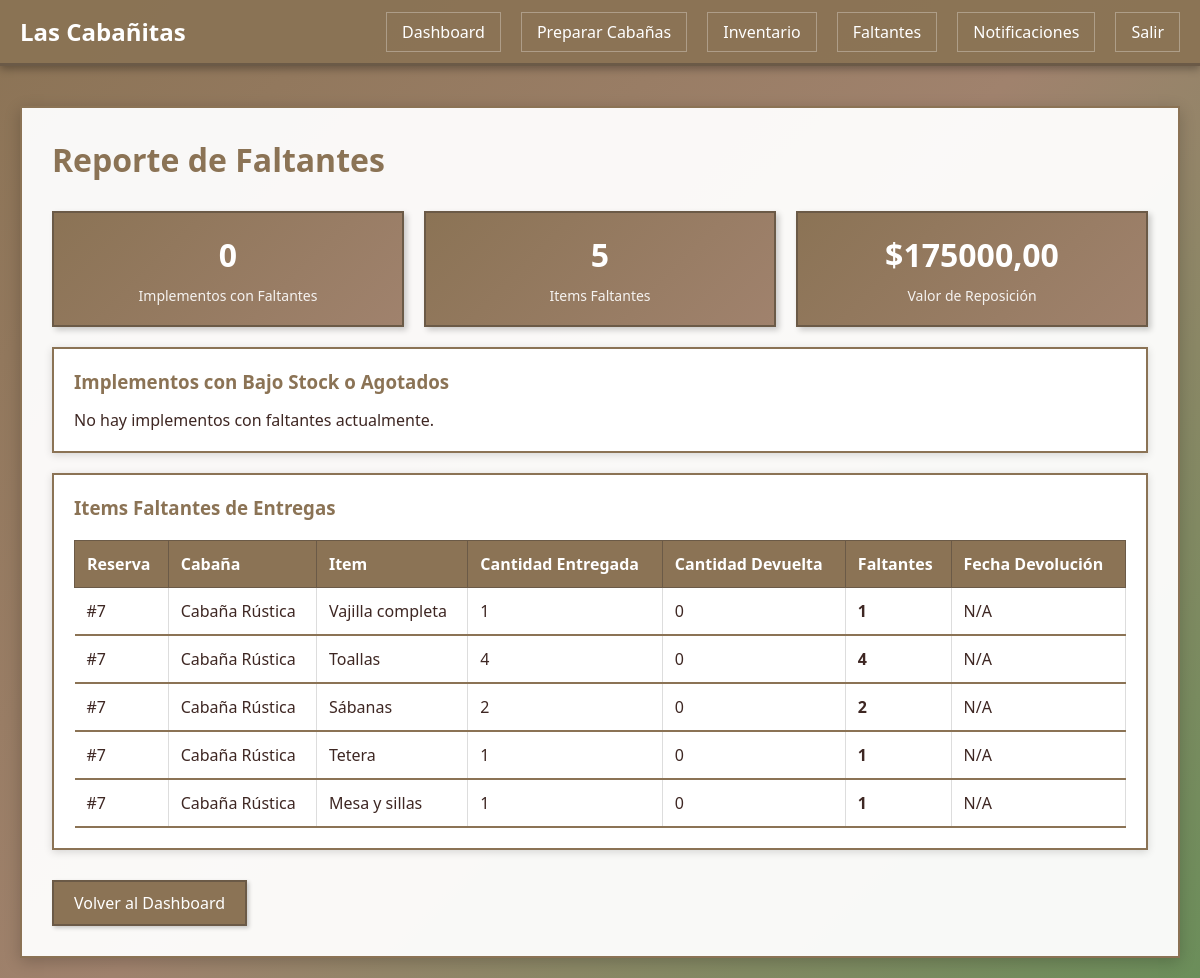
The page /encargado/reporte-faltantes/ (signed in) on the database its author committed.
### gestion/models.py (models this page shows, shortened)
class ItemVerificacion(models.Model):
    ESTADOS = [
        ('bueno', 'Buen Estado'),
        ('regular', 'Estado Regular'),
        ('danado', 'Dañado'),
        ('faltante', 'Faltante'),
    ]
    idItemVerificacion = models.AutoField(primary_key=True)
    entrega = models.ForeignKey(EntregaCabaña, on_delete=models.CASCADE, related_name='items_verificacion')
    item = models.ForeignKey(ChecklistInventario, on_delete=models.CASCADE, related_name='verificaciones')
    cantidad_entregada = models.IntegerField(default=0, verbose_name='Cantidad Entregada')
    cantidad_devuelta = models.IntegerField(default=0, verbose_name='Cantidad Devuelta')
    estado_entregado = models.CharField(max_length=20, choices=ESTADOS, default='bueno', verbose_name='Estado Entregado')
    estado_devuelto = models.CharField(max_length=20, choices=ESTADOS, default='bueno', verbose_name='Estado Devuelto')
    requiere_reposicion = models.BooleanField(default=False, verbose_name='Requiere Reposición')
    cargo_aplicado = models.DecimalField(max_digits=10, decimal_places=2, default=0.00, verbose_name='Cargo Aplicado')
    observaciones = models.TextField(blank=True, verbose_name='Observaciones')
    class Meta:
        db_table = 'item_verificacion'
        verbose_name = "Item de Verificación"
        verbose_name_plural = "Items de Verificación"
        ordering = ['entrega', 'item__orden', 'item__categoria']

class EntregaCabaña(models.Model):
    ESTADOS = [
        ('pendiente', 'Pendiente de Entrega'),
        ('entregada', 'Cabaña Entregada'),
        ('devuelta', 'Cabaña Devuelta'),
        ('verificada', 'Inventario Verificado'),
    ]
    idEntrega = models.AutoField(primary_key=True)
    reserva = models.OneToOneField(Reserva, on_delete=models.CASCADE, related_name='entrega')
    fecha_entrega = models.DateTimeField(null=True, blank=True, verbose_name='Fecha Entrega')
    fecha_devolucion = models.DateTimeField(null=True, blank=True, verbose_name='Fecha Devolución')
    encargado_entrega = models.ForeignKey(User, on_delete=models.SET_NULL, null=True, blank=True,
                                         related_name='entregas_realizadas', verbose_name='Encargado Entrega')
    cliente_confirma_entrega = models.BooleanField(default=False, verbose_name='Cliente Confirma Entrega')
    cliente_confirma_devolucion = models.BooleanField(default=False, verbose_name='Cliente Confirma Devolución')
    observaciones_entrega = models.TextField(blank=True, verbose_name='Observaciones Entrega')
    observaciones_devolucion = models.TextField(blank=True, verbose_name='Observaciones Devolución')
    firma_digital_entrega = models.CharField(max_length=255, blank=True, verbose_name='Firma Digital Entrega')
    firma_digital_devolucion = models.CharField(max_length=255, blank=True, verbose_name='Firma Digital Devolución')
    estado = models.CharField(max_length=20, choices=ESTADOS, default='pendiente', verbose_name='Estado')
    class Meta:
        db_table = 'entrega_cabana'
        verbose_name = "Entrega de Cabaña"
        verbose_name_plural = "Entregas de Cabañas"
        ordering = ['-fecha_entrega']

class Reserva(models.Model):
    ESTADOS = [
        ('pendiente', 'Pendiente'),
        ('confirmada', 'Confirmada'),
        ('cancelada', 'Cancelada'),
        ('completada', 'Completada'),
    ]
    idReserva = models.AutoField(primary_key=True)
    cliente = models.ForeignKey(Cliente, on_delete=models.CASCADE, related_name='reservas')
    cabaña = models.ForeignKey(Cabaña, on_delete=models.CASCADE, related_name='reservas')
    fechaInicio = models.DateField()
    fechaFin = models.DateField()
    numPersonas = models.IntegerField()
    estado = models.CharField(max_length=20, choices=ESTADOS, default='pendiente')
    montoCotizado = models.DecimalField(max_digits=10, decimal_places=2)
    comentarios = models.TextField(blank=True)
    fechaCreacion = models.DateTimeField(auto_now_add=True)
    confirmacion_cliente = models.BooleanField(default=False, verbose_name='Confirmación Cliente')
    fecha_confirmacion = models.DateTimeField(null=True, blank=True, verbose_name='Fecha Confirmación')
    class Meta:
        db_table = 'reserva'
        verbose_name = "Reserva"
        verbose_name_plural = "Reservas"
        ordering = ['-fechaCreacion']

class Cabaña(models.Model):
    ESTADOS = [
        ('lista', 'Lista'),
        ('en_preparacion', 'En Preparación'),
        ('pendiente', 'Pendiente'),
        ('mantenimiento', 'En Mantenimiento'),
        ('disponible', 'Disponible'),  # Mantener para compatibilidad
        ('ocupada', 'Ocupada'),
        ('reservada', 'Reservada'),
    ]
    idCabaña = models.AutoField(primary_key=True)
    nombre = models.CharField(max_length=100)
    capacidad = models.IntegerField()
    estado = models.CharField(max_length=20, choices=ESTADOS, default='disponible')
    precioNoche = models.DecimalField(max_digits=10, decimal_places=2)
    class Meta:
        db_table = 'cabana'
        verbose_name = "Cabaña"
        verbose_name_plural = "Cabañas"

class ChecklistInventario(models.Model):
    CATEGORIAS = [
        ('cocina', 'Cocina'),
        ('baño', 'Baño'),
        ('dormitorio', 'Dormitorio'),
        ('sala', 'Sala'),
        ('exterior', 'Exterior'),
        ('otros', 'Otros'),
    ]
    idChecklist = models.AutoField(primary_key=True)
    cabaña = models.ForeignKey(Cabaña, on_delete=models.CASCADE, related_name='checklist_inventario')
    nombre_item = models.CharField(max_length=100, verbose_name='Nombre del Item')
    categoria = models.CharField(max_length=50, choices=CATEGORIAS, default='otros', verbose_name='Categoría')
    cantidad_esperada = models.IntegerField(default=1, verbose_name='Cantidad Esperada')
    es_obligatorio = models.BooleanField(default=True, verbose_name='Es Obligatorio')
    precio_reposicion = models.DecimalField(max_digits=10, decimal_places=2, default=0.00, verbose_name='Precio Reposición')
    orden = models.IntegerField(default=0, verbose_name='Orden')
    class Meta:
        db_table = 'checklist_inventario'
        verbose_name = "Item de Checklist"
        verbose_name_plural = "Checklist de Inventario"
        ordering = ['cabaña', 'orden', 'categoria', 'nombre_item']

### gestion/views.py (the view)
# urls.py: path('encargado/reporte-faltantes/', views.reporte_faltantes, name='reporte_faltantes'),
@encargado_required
def reporte_faltantes(request):
    implementos_faltantes = Implemento.objects.filter(
        Q(cantidadDisponible=0) | Q(cantidadDisponible__lt=F('cantidadTotal') * 0.2)
    ).order_by('cantidadDisponible')
    items_faltantes_raw = ItemVerificacion.objects.filter(
        cantidad_devuelta__lt=F('cantidad_entregada')
    ).select_related('entrega', 'item', 'entrega__reserva', 'entrega__reserva__cabaña').order_by('-entrega__fecha_devolucion')
    items_faltantes = []
    for item in items_faltantes_raw:
        faltantes = item.cantidad_entregada - item.cantidad_devuelta
        if faltantes > 0:
            items_faltantes.append({
                'item': item,
                'faltantes': faltantes
            })
    items_faltantes_modelo = ReporteFaltantes.objects.filter(estado__in=['pendiente', 'atendido']).select_related(
        'cabaña', 'preparacion', 'encargado'
    ).order_by('-fecha_creacion')
    total_implementos_faltantes = implementos_faltantes.count()
    total_items_faltantes = len(items_faltantes) + items_faltantes_modelo.count()
    valor_reposicion = 0
    for item_data in items_faltantes:
        item_ver = item_data['item']
        if item_ver.item and hasattr(item_ver.item, 'precio_reposicion') and item_ver.item.precio_reposicion:
            valor_reposicion += item_data['faltantes'] * float(item_ver.item.precio_reposicion)
    return render(request, 'encargado/reporte_faltantes.html', {
        'implementos_faltantes': implementos_faltantes,
        'items_faltantes': items_faltantes,
        'items_faltantes_modelo': items_faltantes_modelo,
        'total_implementos_faltantes': total_implementos_faltantes,
        'total_items_faltantes': total_items_faltantes,
        'valor_reposicion': valor_reposicion
    })

### gestion/templates/encargado/reporte_faltantes.html (shortened to what this page needs)
{% extends 'base.html' %}
{% block content %}
<h1 class="page-title">Reporte de Faltantes</h1>
<div class="stats" style="margin-bottom: 20px;">
    <div class="stat-card">
        <h4>{{ total_implementos_faltantes }}</h4>
        <p>Implementos con Faltantes</p>
    </div>
    <div class="stat-card">
        <h4>{{ total_items_faltantes }}</h4>
        <p>Items Faltantes</p>
    </div>
    <div class="stat-card">
        <h4>${{ valor_reposicion|floatformat:2 }}</h4>
        <p>Valor de Reposición</p>
    </div>
</div>
<div class="card">
    <h3>Implementos con Bajo Stock o Agotados</h3>
    {% if implementos_faltantes %}
        <table>
            <thead>
                <tr>
                    <th>Nombre</th>
                    <th>Descripción</th>
                    <th>Disponible</th>
                    <th>Total</th>
                    <th>Porcentaje</th>
                    <th>Estado</th>
                </tr>
            </thead>
            <tbody>
                {% for implemento in implementos_faltantes %}
                <tr>
                    <td>{{ implemento.nombre }}</td>
                    <td>{{ implemento.descripcion|truncatewords:10 }}</td>
                    <td>{{ implemento.cantidadDisponible }}</td>
                    <td>{{ implemento.cantidadTotal }}</td>
                    <td>
                        {% widthratio implemento.cantidadDisponible implemento.cantidadTotal 100 %}%
                    </td>
                    <td>
                        <span class="status-badge-inline status-{{ implemento.estado }}">
                            {{ implemento.get_estado_display }}
                        </span>
                    </td>
                </tr>
                {% endfor %}
            </tbody>
        </table>
    {% else %}
        <p>No hay implementos con faltantes actualmente.</p>
    {% endif %}
</div>
<div class="card">
    <h3>Items Faltantes de Entregas</h3>
    {% if items_faltantes %}
        <table>
            <thead>
                <tr>
                    <th>Reserva</th>
                    <th>Cabaña</th>
                    <th>Item</th>
                    <th>Cantidad Entregada</th>
                    <th>Cantidad Devuelta</th>
                    <th>Faltantes</th>
                    <th>Fecha Devolución</th>
                </tr>
            </thead>
            <tbody>
                {% for item_data in items_faltantes %}
                <tr>
                    <td>#{{ item_data.item.entrega.reserva.idReserva }}</td>
                    <td>{{ item_data.item.entrega.reserva.cabaña.nombre }}</td>
                    <td>{{ item_data.item.item.nombre_item }}</td>
                    <td>{{ item_data.item.cantidad_entregada }}</td>
                    <td>{{ item_data.item.cantidad_devuelta }}</td>
                    <td><strong>{{ item_data.faltantes }}</strong></td>
                    <td>{{ item_data.item.entrega.fecha_devolucion|date:"d/m/Y"|default:"N/A" }}</td>
                </tr>
                {% endfor %}
            </tbody>
        </table>
    {% else %}
        <p>No hay items faltantes registrados en entregas.</p>
    {% endif %}
</div>
<div class="mt-30">
    <a href="{% url 'dashboard_encargado' %}" class="btn">Volver al Dashboard</a>
</div>
{% endblock %}

### gestion/templates/base.html (shortened to what this page needs)
<!DOCTYPE html>
<html lang="es">
<head>
    {% load static %}
    <link rel="stylesheet" href="{% static 'css/style.css' %}">
</head>
<body>
    <header>
        <nav>
            <div class="logo">Las Cabañitas</div>
            <ul class="nav-links">
                {% if user.is_authenticated %}
                    {% if user.is_staff %}
                        <li><a href="{% url 'dashboard_admin' %}">Dashboard</a></li>
                        <li><a href="{% url 'calendario_disponibilidad' %}">Calendario</a></li>
                        <li><a href="{% url 'gestion_reservas' %}">Reservas</a></li>
                        <li><a href="{% url 'gestion_cabañas' %}">Cabañas</a></li>
                        <li><a href="{% url 'gestion_clientes' %}">Clientes</a></li>
                        <li><a href="{% url 'registro_pagos' %}">Pagos</a></li>
                        <li><a href="{% url 'atender_reportes_faltantes' %}">Reportes Faltantes</a></li>
                        <li><a href="{% url 'panel_notificaciones' %}">Notificaciones</a></li>
                        <li><a href="/admin/">Admin Django</a></li>
                    {% elif user.groups.all %}
                        {% for group in user.groups.all %}
                            {% if group.name == 'Encargados' %}
                                <li><a href="{% url 'dashboard_encargado' %}">Dashboard</a></li>
                                <li><a href="{% url 'preparar_cabañas' %}">Preparar Cabañas</a></li>
                                <li><a href="{% url 'inventario_cabañas' %}">Inventario</a></li>
                                <li><a href="{% url 'reporte_faltantes' %}">Faltantes</a></li>
                                <li><a href="{% url 'notificaciones_encargado' %}">Notificaciones</a></li>
                            {% endif %}
                        {% endfor %}
                    {% endif %}
                    <li><a href="{% url 'logout' %}">Salir</a></li>
                {% else %}
                    <li><a href="{% url 'login' %}">Iniciar Sesión</a></li>
                    <li><a href="{% url 'registro_cliente' %}">Registrarse</a></li>
                {% endif %}
            </ul>
        </nav>
    </header>
    <div class="container">
        <div class="content">
            {% block content %}{% endblock %}
        </div>
    </div>
</body>
</html>

### gestion/static/css/style.css (style rules this page uses)
* { margin: 0; padding: 0; box-sizing: border-box; }
body { font-family: 'Segoe UI', Tahoma, Geneva, Verdana, sans-serif; background: linear-gradient(135deg, #8B7355 0%, #A0826D 50%, #6B8E5A 100%); min-height: 100vh; color: #3E2723; }
.container { max-width: 1200px; margin: 0 auto; padding: 20px; }
header { background: rgba(139, 115, 85, 0.95); padding: 15px 0; box-shadow: 0 3px 8px rgba(0,0,0,0.3); margin-bottom: 20px; border-bottom: 3px solid #6B5A47; }
nav { display: flex; justify-content: space-between; align-items: center; max-width: 1200px; margin: 0 auto; padding: 0 20px; }
.logo { font-size: 24px; font-weight: bold; color: #FFF; }
.nav-links { display: flex; gap: 20px; list-style: none; }
.nav-links a { color: #FFF; text-decoration: none; padding: 8px 15px; border-radius: 0; transition: background 0.3s; border: 1px solid rgba(255,255,255,0.3); }
.content { background: rgba(255, 255, 255, 0.95); border-radius: 0; padding: 30px; box-shadow: 0 4px 15px rgba(0,0,0,0.2); min-height: 500px; border: 2px solid #8B7355; }
.btn { display: inline-block; padding: 10px 20px; background: #8B7355; color: white; text-decoration: none; border-radius: 0; border: 2px solid #6B5A47; cursor: pointer; transition: all 0.3s; box-shadow: 2px 2px 4px rgba(0,0,0,0.2); }
table { width: 100%; border-collapse: collapse; margin-top: 20px; }
table th, table td { padding: 12px; text-align: left; border-bottom: 2px solid #8B7355; border-right: 1px solid #ddd; }
table th { background: #8B7355; color: white; border: 1px solid #6B5A47; }
.card { background: white; border-radius: 0; padding: 20px; margin-bottom: 20px; box-shadow: 0 2px 8px rgba(0,0,0,0.15); border: 2px solid #8B7355; }
.card h3 { margin-bottom: 15px; color: #8B7355; }
.stats { display: grid; grid-template-columns: repeat(auto-fit, minmax(200px, 1fr)); gap: 20px; margin-bottom: 30px; }
.stat-card { background: linear-gradient(135deg, #8B7355 0%, #A0826D 100%); color: white; padding: 20px; border-radius: 0; text-align: center; border: 2px solid #6B5A47; box-shadow: 3px 3px 6px rgba(0,0,0,0.2); }
.stat-card h4 { font-size: 32px; margin-bottom: 10px; }
.stat-card p { font-size: 14px; opacity: 0.9; }
.content h1 { color: #8B7355; margin-bottom: 30px; }
.content h3 { color: #8B7355; }
.page-title { color: #8B7355; margin-bottom: 30px; }
.mt-30 { margin-top: 30px; }

### rows shown on the page
ItemVerificacion: item.entrega.reserva.idReserva "7", item.entrega.reserva.cabaña.nombre "Cabaña Rústica", item.item.nombre_item "Vajilla completa", item.cantidad_entregada "1", item.cantidad_devuelta "0", faltantes "1", item.entrega.fecha_devolucion "N/A"
ItemVerificacion: item.entrega.reserva.idReserva "7", item.entrega.reserva.cabaña.nombre "Cabaña Rústica", item.item.nombre_item "Toallas", item.cantidad_entregada "4", item.cantidad_devuelta "0", faltantes "4", item.entrega.fecha_devolucion "N/A"
ItemVerificacion: item.entrega.reserva.idReserva "7", item.entrega.reserva.cabaña.nombre "Cabaña Rústica", item.item.nombre_item "Sábanas", item.cantidad_entregada "2", item.cantidad_devuelta "0", faltantes "2", item.entrega.fecha_devolucion "N/A"
ItemVerificacion: item.entrega.reserva.idReserva "7", item.entrega.reserva.cabaña.nombre "Cabaña Rústica", item.item.nombre_item "Tetera", item.cantidad_entregada "1", item.cantidad_devuelta "0", faltantes "1", item.entrega.fecha_devolucion "N/A"
ItemVerificacion: item.entrega.reserva.idReserva "7", item.entrega.reserva.cabaña.nombre "Cabaña Rústica", item.item.nombre_item "Mesa y sillas", item.cantidad_entregada "1", item.cantidad_devuelta "0", faltantes "1", item.entrega.fecha_devolucion "N/A"

### other values the page prints
{{ total_implementos_faltantes }} "0"
{{ total_items_faltantes }} "5"
{{ valor_reposicion|floatformat:2 }} "175000,00"
